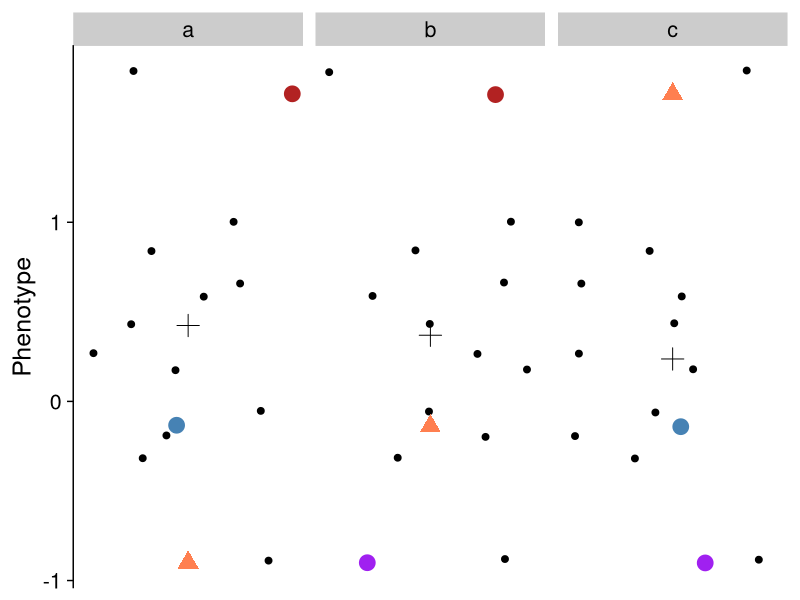
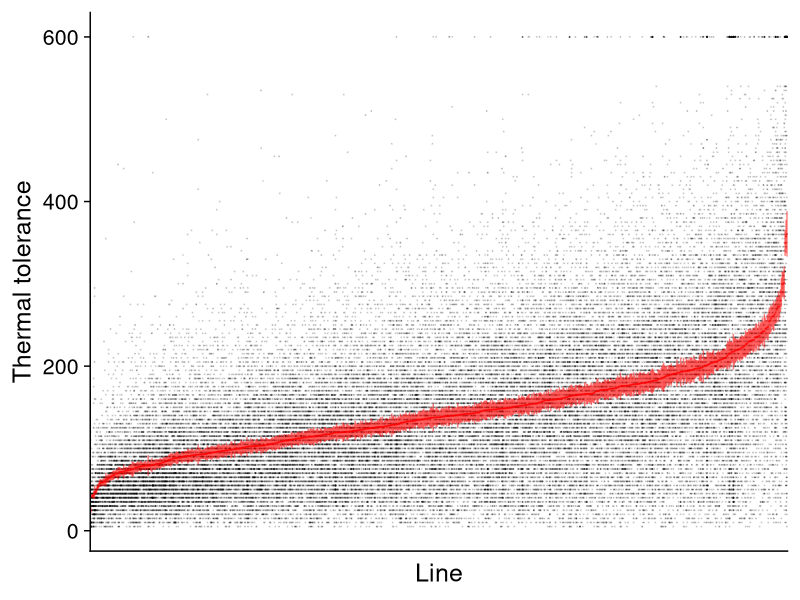
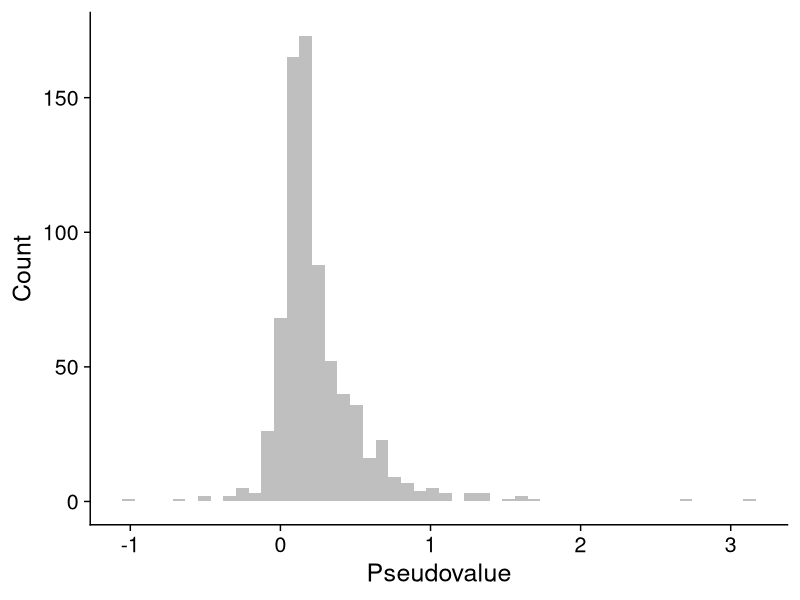
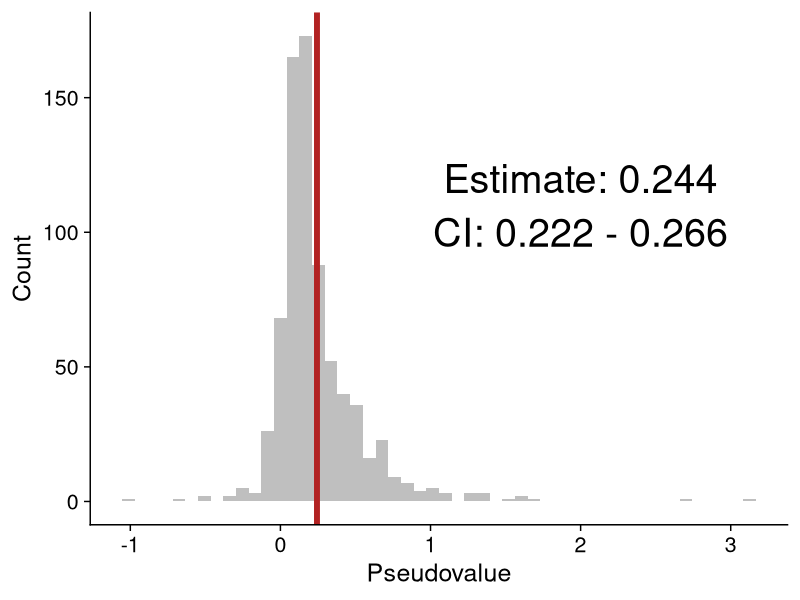

R code for these plots, in order:
## ---- chunk 1
#| label: setup
#| echo: false
#| warning: false
#| message: false

set.seed(46582)
library(tidyverse)
library(cowplot)
ggplot2::theme_set(theme_cowplot(font_size = 18))
## ---- chunk 2
rr <- rnorm(15)
mu_rr <- mean(rr)
dd <- tibble(phenotype = c(rr[2:15], rr[c(1, 3:15)], rr[c(1:2, 4:15)]),
             id = rep(c(1, 1, 1), each = 14),
             color = c("steelblue", "firebrick",
                       rep("black", 12),
                       "purple", "firebrick",
                       rep("black", 12),
                       "purple", "steelblue", rep("black", 12)),
             facet = rep(letters[1:3],each=14),
             ptz = c(5, 5,
                     rep(2, 12),
                     5, 5,
                     rep(2, 12),
                     5, 5, rep(2, 12))
)

pp <- dd |> 
  group_by(facet) |>
  summarize("pseudo" = 15 * mu_rr - 14 * mean(phenotype))
pp$id <- 1

dd |>
  ggplot(aes(id, phenotype)) + 
  geom_point(position = position_jitter(0.2, seed = 34), 
             size=dd$ptz, color = dd$color) +
  stat_summary(fun = "mean", geom = "point", shape = 3, size = 5) +
  geom_point(data = pp, aes(id, pseudo), shape = 17, color = "coral", size=5) +
  facet_grid(. ~ facet) +
  scale_x_continuous(NULL, breaks = NULL, limits = c(0.8, 1.2)) +
  labs(y = "Phenotype")
## ---- chunk 3
#| echo: true
#| 
TT <- read_csv("Data/thermtol.csv", show_col_types = FALSE) |> 
  mutate(Line = factor(Line))
TT$incapacitation_T <- qqnorm(TT$incapacitation, plot.it = FALSE)$x
glimpse(TT)
## ---- chunk 4
TT$Tname <- with(TT, reorder(Line, incapacitation, function(x) mean(x)))
ThermTol_indi_points <- ggplot(TT, aes(x = Tname, y = incapacitation)) +
  geom_point(size = 0.1, alpha = 1/8) +
  stat_summary(fun = mean,
               position = position_dodge(width = 0.5),
               geom = "point",
               color = "red",
               size = 0.1, alpha = 1/2) +
  stat_summary(fun.data = mean_se, 
               geom = "errorbar", 
               color = 'red', width=0, linewidth=0.5, alpha=1/2) +
  theme(legend.position = "none",axis.ticks.x=element_blank()) +
  labs(x = "Line", y = "Thermal tolerance") +
  theme(axis.text.x = element_blank())
ThermTol_indi_points
## ---- chunk 5
#| echo: true

afit <- aov(incapacitation_T ~ Line, data = TT) # <1>
summary(afit)
## ---- chunk 6
#| echo: true

suma <- unlist(summary(afit))

# Variance within groups
sw <- suma['Mean Sq2']

# Variance between groups; see Lessels and Boag (1987)
Ng <- length(unique(TT$Line))
ns <- table(TT$Line)
n0 <- (1 / (Ng - 1)) * (sum(ns) - (sum(ns^2) / sum(ns)))
sa <- (suma['Mean Sq1'] - suma['Mean Sq2']) / n0
  
#Observed Heritability
H2.0 <- sa / (sa + sw)
cat(H2.0)
## ---- chunk 7
#| echo: false

estH2 <- function(pheno, geno) {
  afit <- aov(pheno ~ geno)
  summary(afit)
  suma <- unlist(summary(afit))
  
  #get variance within groups
  sw <- suma['Mean Sq2']
  
  #get variance between groups SEE Lessels and Boag (1987)
  Ng <- length(unique(geno))
  ns <- table(geno)
  n0 <- (1/(Ng-1)) * (sum(ns)-(sum(ns^2)/sum(ns)))
  sa <- (suma['Mean Sq1']-suma['Mean Sq2'])/n0
  
  #Observed Heritability
  H2.0 <- sa/(sa+sw)
  return(as.numeric(H2.0))
}
## ---- chunk 8
#| echo: true

LineIDs <- unique(TT$Line)

# delete one line
TT.p <- TT |>
  filter(Line != LineIDs[1])

# estimate heritability
H2.p <- estH2(TT.p$incapacitation_T, TT.p$Line) # <1>
H2.p

#calculate pseudovalue
length(LineIDs)*H2.0 - (length(LineIDs) - 1)*H2.p

## ---- chunk 9
ps <- read_csv("Data/pseudovals.csv")
ps |>
  ggplot(aes(ps)) +
  geom_histogram(fill = "grey75", bins = 50) +
  labs(y = "Count", x = "Pseudovalue")
## ---- chunk 10
mu_ps <- mean(ps$ps)
ci_ps <- c(mu_ps + qt(0.975, length(LineIDs) - 1) * 
             sd(ps$ps) / sqrt(length(LineIDs)),
           mu_ps - qt(0.975, length(LineIDs) - 1) * 
             sd(ps$ps) / sqrt(length(LineIDs)))

ps |>
  ggplot(aes(ps)) +
  geom_histogram(fill = "grey75", bins = 50) +
  geom_vline(xintercept = mu_ps, color = "firebrick", linewidth = 2) +
  #geom_vline(xintercept = ci_ps) + 
  annotate("text", x = 2, y = 120,
           label = paste0("Estimate: ", round(mu_ps,3)),
           size = 10) +
  annotate("text", x = 2, y = 100,
           label = paste0("CI: ", round(ci_ps[2],3)," - ", round(ci_ps[1],3)),
           size = 10) +
  labs(y = "Count", x = "Pseudovalue")
